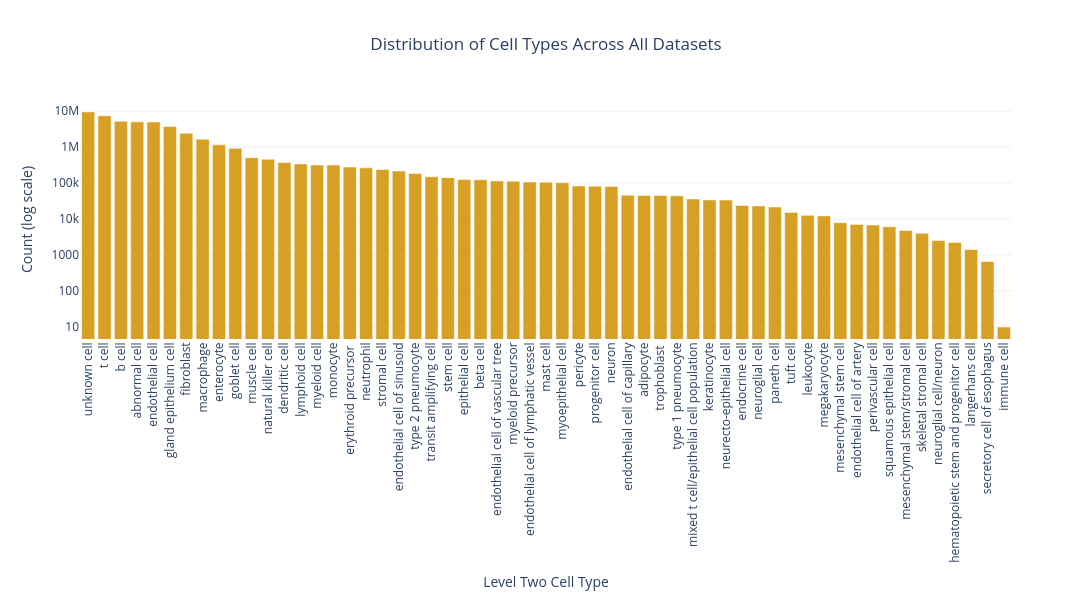

The notebook cell this image was saved under:
### Code cell
create_bar_distribution_plot(df_all_data, cell_type_level='Level Two Cell Type', log_scale=True)

### Figure 1 — Plotly figure (JSON) as saved in the notebook; plotly's stock layout.template omitted (floating-point values rounded to 4 significant figures)
{"data": [{"hovertemplate": "Cell Type=%{x}<br>Count=%{y}<extra></extra>", "legendgroup": "", "marker": {"color": "#D5A023", "pattern": {"shape": ""}}, "name": "", "orientation": "v", "showlegend": false, "textposition": "auto", "type": "bar", "x": ["unknown cell", "t cell", "b cell", "abnormal cell", "endothelial cell", "gland epithelium cell", "fibroblast", "macrophage", "enterocyte", "goblet cell", "muscle cell", "natural killer cell", "dendritic cell", "lymphoid cell", "myeloid cell", "monocyte", "erythroid precursor ", "neutrophil", "stromal cell", "endothelial cell of sinusoid", "type 2 pneumocyte", "transit amplifying cell", "stem cell", "epithelial cell", "beta cell", "endothelial cell of vascular tree", "myeloid precursor", "endothelial cell of lymphatic vessel", "mast cell", "myoepithelial cell", "pericyte", "progenitor cell", "neuron", "endothelial cell of capillary", "adipocyte", "trophoblast ", "type 1 pneumocyte", "mixed t cell/epithelial cell population", "keratinocyte", "neurecto-epithelial cell", "endocrine cell", "neuroglial cell", "paneth cell", "tuft cell", "leukocyte", "megakaryocyte", "mesenchymal stem cell", "endothelial cell of artery", "perivascular cell", "squamous epithelial cell", "mesenchymal stem/stromal cell", "skeletal stromal cell", "neuroglial cell/neuron", "hematopoietic stem and progenitor cell", "langerhans cell", "secretory cell of esophagus", "immune cell"], "xaxis": "x", "y": [9485875, 7480458, 5196523, 5034348, 4993434, 3725647, 2415504, 1666584, 1156027, 923946, 507698, 461994, 373763, 341170, 317481, 316674, 278134, 265761, 238576, 215747, 185250, 150379, 141916, 126061, 124066, 115168, 113262, 107318, 105426, 102636, 82636, 81747, 80863, 46307, 45153, 45044, 44182, 36072, 34160, 33832, 23829, 23181, 21656, 15315, 12687, 12266, 7967, 7127, 6807, 6090, 4846, 4026, 2525, 2250, 1434, 658, 10], "yaxis": "y"}], "layout": {"barmode": "relative", "height": 600, "legend": {"tracegroupgap": 0}, "margin": {"b": 150}, "showlegend": false, "title": {"text": "Distribution of Cell Types Across All Datasets", "x": 0.5}, "width": 1200, "xaxis": {"anchor": "y", "domain": [0, 1], "tickangle": -90, "title": {"text": "Level Two Cell Type"}}, "yaxis": {"anchor": "x", "domain": [0, 1], "title": {"text": "Count (log scale)"}, "type": "log"}}}
